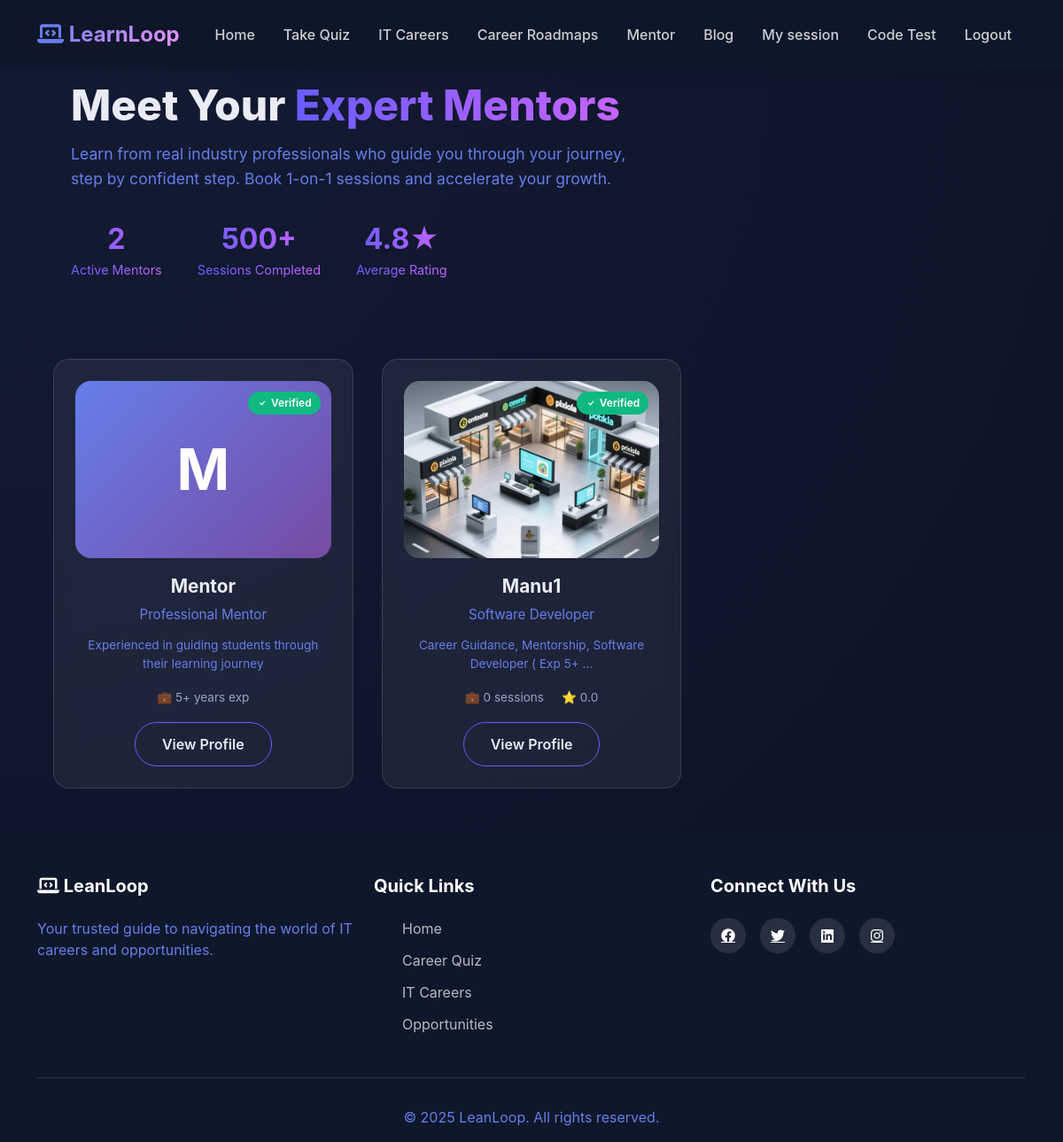
The page /mentor/browse/ on the database its author committed.
### accounts/models.py (models this page shows, shortened)
class CustomUser(AbstractUser):
    ROLE_CHOICES = (
        ('user', 'User'),
        ('mentor', 'Mentor'),
        ('Admin', 'Admin'),
    )
    role = models.CharField(
        max_length=10,
        choices=ROLE_CHOICES,
        default='user'
    )
    phone_regex = RegexValidator(
    regex=r'^[9876]\d{9}$',
    message="Phone number must be a 10-digit number and start with 9, 8, 7, or 6."
    )
    phone_number = models.CharField(
        max_length=10,
        blank=True,
        null=True,
        validators=[phone_regex],
        unique=True,
        help_text='Enter 10 digit phone number'
    )
    previous_experience = models.BooleanField(blank=True, null=True)
    is_approved=models.BooleanField(default=False)
    gender = models.CharField(
        max_length=20,
        choices=[
            ('male', 'Male'),
            ('female', 'Female'),
            ('other', 'Other'),
            ('prefer_not_to_say', 'Prefer not to say'),
        ],
        blank=True
    )
    profile_photo = models.ImageField(upload_to='mentor_photos/', blank=False, null=True)
    profession = models.CharField(max_length=100, blank=False, null=True)
    experience_years = models.PositiveIntegerField(
        null=True,
        blank=False
    )
    expertise = models.CharField(
        blank=False,
        null=True,
        max_length=100,
    )
    bio = models.CharField(
        blank=False,
        null=True,
    )
    linkedin = models.URLField(blank=True, null=True)
    portfolio = models.URLField(blank=True, null=True)
    available_days = models.JSONField(default=list)  # ["mon", "wed", "fri"]
    available_from = models.TimeField(default="09:00")
    available_to = models.TimeField(default="17:00")
    session_duration = models.CharField(
        max_length=10,
        choices=[
            ('30', '30 Minutes'),
            ('60', '60 Minutes'),
        ],null=True, blank=False
    )
    intro_video = models.FileField(upload_to="mentor_videos/", blank=True, null=True)
    created_at = models.DateTimeField(
        auto_now_add=True,
        null=True
    )

### mentor/models.py (models this page shows, shortened)
class MentorProfile(models.Model):
    user = models.OneToOneField(
        CustomUser,
        on_delete=models.CASCADE,
        related_name='mentor_profile'
    )
    bio = models.TextField(
        max_length=500,
        blank=True,
        null=True,
        help_text="Professional bio (max 500 characters)"
    )
    expertise = models.CharField(
        max_length=500,
        blank=True,
        null=True,
        help_text="Comma-separated skills (e.g., Python, Django, React)"
    )
    fee_30min = models.IntegerField(
        default=10,
        validators=[MinValueValidator(0), MaxValueValidator(1000)],
        help_text="Token fee for 30-minute session"
    )
    fee_60min = models.IntegerField(
        default=20,
        validators=[MinValueValidator(0), MaxValueValidator(2000)],
        help_text="Token fee for 60-minute session"
    )
    total_sessions = models.IntegerField(default=0)
    total_earnings = models.IntegerField(default=0)
    rating = models.DecimalField(
        max_digits=3,
        decimal_places=2,
        default=0.00,
        validators=[MinValueValidator(0), MaxValueValidator(5)]
    )
    is_active = models.BooleanField(default=True)
    created_at = models.DateTimeField(auto_now_add=True)
    updated_at = models.DateTimeField(auto_now=True)
    class Meta:
        verbose_name = "Mentor Profile"
        verbose_name_plural = "Mentor Profiles"

### mentor/views.py (the view)
# urls.py: path('browse/', views.mentor_list, name='mentor_list'),
def mentor_list(request):
    mentors = CustomUser.objects.filter(role='mentor', is_approved=True)
    mentors_with_profiles = []
    for mentor in mentors:
        try:
            profile = MentorProfile.objects.get(user=mentor)
        except MentorProfile.DoesNotExist:
            profile = None
        mentors_with_profiles.append({
            'mentor': mentor,
            'profile': profile
        })
    context = {
        'mentors': mentors_with_profiles
    }
    return render(request, 'mentor_browse.html', context)

### mentor/templates/mentor_browse.html (shortened to what this page needs)
    {% extends 'dashboard/userbase.html' %}
{% block content %}
<div class="mentor-hero">
    <h1>Meet Your <span>Expert Mentors</span></h1>
    <p>Learn from real industry professionals who guide you through your journey, step by confident step. Book 1-on-1 sessions and accelerate your growth.</p>
    <div class="stats-bar">
        <div class="stat-item">
            <span class="stat-number">{{ mentors|length }}</span>
            <span class="stat-label">Active Mentors</span>
        </div>
        <div class="stat-item">
            <span class="stat-number">500+</span>
            <span class="stat-label">Sessions Completed</span>
        </div>
        <div class="stat-item">
            <span class="stat-number">4.8★</span>
            <span class="stat-label">Average Rating</span>
        </div>
    </div>
</div>
<div class="containers">
    <div class="grid">
        {% for item in mentors %}
        <div class="mentor-card">
            <div class="mentor-img-wrapper">
                {% if item.mentor.profile_photo %}
                    <img src="{{ item.mentor.profile_photo.url }}" class="mentor-img" alt="{{ item.mentor.username }}">
                {% else %}
                    <div class="placeholder-img">{{ item.mentor.username.0|upper }}</div>
                {% endif %}
                <span class="verified-badge">
                    <svg width="12" height="12" fill="currentColor" viewBox="0 0 16 16">
                        <path d="M10.97 4.97a.75.75 0 0 1 1.07 1.05l-3.99 4.99a.75.75 0 0 1-1.08.02L4.324 8.384a.75.75 0 1 1 1.06-1.06l2.094 2.093 3.473-4.425a.267.267 0 0 1 .02-.022z"/>
                    </svg>
                    Verified
                </span>
            </div>
            <h3 class="mentor-name">
                {% if item.mentor.first_name and item.mentor.last_name %}
                    {{ item.mentor.first_name }} {{ item.mentor.last_name }}
                {% else %}
                    {{ item.mentor.username }}
                {% endif %}
            </h3>
            <p class="mentor-role">
                {{ item.mentor.profession|default:"Professional Mentor" }}
            </p>
            <p class="mentor-expertise">
                {% if item.profile %}
                    {{ item.profile.expertise|truncatewords:8 }}
                {% else %}
                    Experienced in guiding students through their learning journey
                {% endif %}
            </p>
            <div class="mentor-stats">
                {% if item.profile %}
                    <span>💼 {{ item.profile.total_sessions }} sessions</span>
                    <span>⭐ {{ item.profile.rating|floatformat:1 }}</span>
                {% else %}
                    <span>💼 {{ item.mentor.experience_years|default:"5+" }} years exp</span>
                {% endif %}
            </div>
            <a href="{% url 'mentor_detail' item.mentor.id %}" class="btn-mentor">View Profile</a>
        </div>
        {% empty %}
        <div class="empty-state">
            <h2>No mentors available right now.</h2>
            <p>Come back later — the best are worth waiting for.</p>
        </div>
        {% endfor %}
    </div>
</div>
{% endblock %}

### static/css/userpage.css (style rules this page uses)
* { margin: 0; padding: 0; box-sizing: border-box; }
:root { --primary-color: #667eea; --secondary-color: #764ba2; --accent-color: #f093fb; --dark-bg: #0f172a; --light-bg: #f8f9fa; --text-dark: #1e293b; --text-light: #ffffff; --card-bg: #ffffff; --shadow: 0 10px 30px rgba(0, 0, 0, 0.1); --shadow-hover: 0 20px 60px rgba(0, 0, 0, 0.2); }
body { font-family: 'Poppins', sans-serif; color: var(--text-dark); overflow-x: hidden; background: var(--light-bg); }
html { scroll-behavior: smooth; }
.navbar-brand i,p { -webkit-text-fill-color: var(--primary-color); }
.stat-item { text-align: center; }

### mentor/templates/mentor_browse.html (style rules this page uses)
:root { --bg1: #0d1224; --bg2: #131b34; --card: rgba(255,255,255,0.06); --border: rgba(255,255,255,0.12); --text: #e9ecf5; --text-dim: #9aa4c7; --brand1: #6a5cff; --brand2: #c763ff; --success: #10b981; --radius: 18px; }
* { margin: 0; padding: 0; box-sizing: border-box; }
body { font-family: "Inter", "Poppins", sans-serif; background: radial-gradient(circle at top left, var(--bg2), var(--bg1)); color: var(--text); }
.mentor-hero { padding: 90px 20px 40px; text-align: left; width: 90%; max-width: 1200px; margin: auto; }
.mentor-hero h1 { font-size: 3rem; font-weight: 800; max-width: 700px; line-height: 1.2; }
.mentor-hero span { background: linear-gradient(90deg, var(--brand1), var(--brand2)); -webkit-background-clip: text; -webkit-text-fill-color: transparent; background-clip: text; }
.mentor-hero p { font-size: 1.1rem; max-width: 650px; margin-top: 12px; color: var(--text-dim); line-height: 1.6; }
.stats-bar { display: flex; gap: 40px; margin-top: 30px; }
.stat-item { display: flex; flex-direction: column; }
.stat-number { font-size: 2rem; font-weight: 700; color: var(--brand2); }
.stat-label { font-size: 0.9rem; color: var(--text-dim); }
.containers { width: 90%; max-width: 1200px; margin: 50px auto; }
.grid { display: grid; grid-template-columns: repeat(auto-fill, minmax(280px, 1fr)); gap: 32px; }
.mentor-card { background: var(--card); border: 1px solid var(--border); border-radius: var(--radius); padding: 24px; backdrop-filter: blur(10px); text-align: center; transition: all 0.35s ease; position: relative; overflow: hidden; }
.mentor-card::before { content: ''; position: absolute; top: 0; left: 0; right: 0; height: 4px; background: linear-gradient(90deg, var(--brand1), var(--brand2)); transform: scaleX(0); transition: transform 0.35s ease; }
.mentor-img-wrapper { height: 200px; border-radius: var(--radius); overflow: hidden; margin-bottom: 20px; background: rgba(255,255,255,0.08); position: relative; }
.mentor-img { width: 100%; height: 100%; object-fit: cover; transition: 0.35s ease; }
.placeholder-img { font-size: 4rem; display: flex; height: 100%; align-items: center; justify-content: center; background: linear-gradient(135deg, #667eea 0%, #764ba2 100%); color: white; font-weight: 700; }
.verified-badge { position: absolute; top: 12px; right: 12px; background: var(--success); color: white; padding: 4px 10px; border-radius: 20px; font-size: 0.75rem; font-weight: 600; display: flex; align-items: center; gap: 4px; }
.mentor-name { font-size: 1.3rem; font-weight: 700; margin-bottom: 8px; }
.mentor-role { color: var(--text-dim); font-size: 0.95rem; margin-bottom: 12px; }
.mentor-expertise { font-size: 0.85rem; color: var(--brand2); margin-bottom: 18px; line-height: 1.5; min-height: 40px; }
.mentor-stats { display: flex; justify-content: center; gap: 20px; margin-bottom: 18px; font-size: 0.85rem; }
.mentor-stats span { color: var(--text-dim); }
.btn-mentor { display: inline-block; padding: 12px 30px; border-radius: 50px; border: 1px solid var(--brand1); text-decoration: none; color: var(--text); font-weight: 600; transition: all 0.3s ease; }

### rows shown on the page
CustomUser: mentor.username.0 "M", mentor.username "Mentor", mentor.profession "Professional Mentor", shows "Experienced in guiding students through their learning journey", mentor.experience_years "5+"
CustomUser: mentor.profile_photo (picture), mentor.username "Manu1", mentor.profession "Software Developer", profile.expertise "Career Guidance, Mentorship, Software Developer ( Exp 5+ …", profile.total_sessions "0", profile.rating "0.0"

### other values the page prints
{{ mentors|length }} "2"
